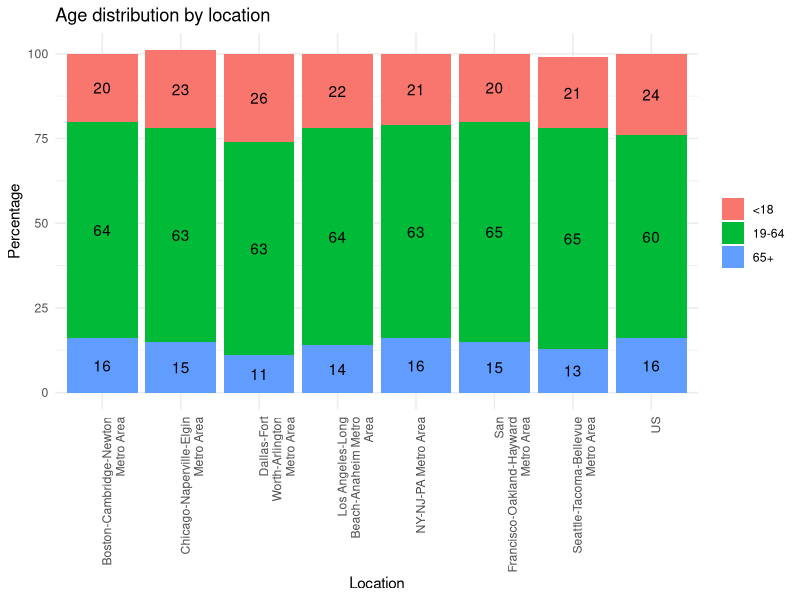

R code for this plot:
#***************************************** GRAPHS *****************************************#
#                                                                                          #
#                                                                                          #
#                                                                                          #
# By: Alyssa Bilinski                                                                      #
# Created: March 14, 2020                                                                  #
#******************************************************************************************#

#### SETUP ####

# libraries
library(tidyverse)
library(stringr)

# set working directory
setwd("~/Dropbox/COVID19/0 - Parameters")

#### DEMOGRAPHIC GRAPHS ####

df = read.csv("Demographic data 14_mar_2020.csv") %>% gather(var, value, LT18, X18to64, X65plus) %>%
  mutate(var2 = ifelse(var=="LT18", "<18", "19-64"),
         var2 = ifelse(var=="X65plus", "65+", var2),
         Location = str_wrap(Location, width = 20))

g = ggplot(df, aes(x = Location, y = value, fill = var2, group = var2)) + geom_bar(stat = "identity") + 
  theme_minimal() + scale_fill_discrete(name = "") + geom_text(aes(label = value),
                                                               position = position_stack(vjust = 0.5)) + 
  labs(y = "Percentage", title = "Age distribution by location") + 
  theme(axis.text.x = element_text(angle = 90, hjust = 1))

#### OUTPUT GRAPHS ####
setwd("~/Dropbox/COVID19/2 - Figures")


pdf("dem.pdf",width=5, height=5)
g
dev.off()
